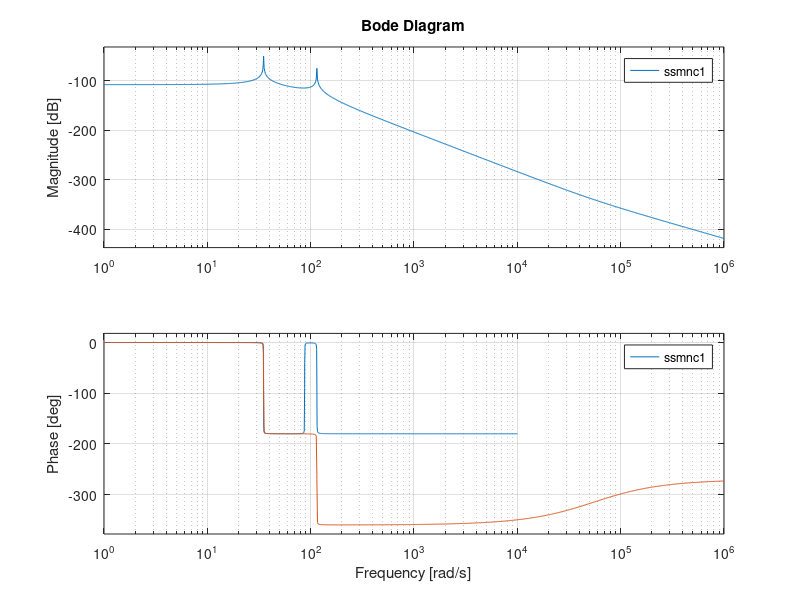

The MATLAB script that drew this image: (Note: this script raises an error after producing the figure.)
% Divide into 4 sections: 
% 1- no ref. tracking, only stability analysis for both collocated and
% non-colloated transfers - design compensator and notch filters for
% loop-shaping. this was indeed sections 1 and 2 
% sections 3 and 4: we have ref. tracking; then only focus on collocated
% (you can still define noncollocated wuth distrurbance at m1 and trasnfer
% measurement/assesment and ctrl designer at m2) but not worth the time and
% energy for now. So 3 and 4 are: do ref. tracking + notch or ref. tracking
% + compensator. of course for ref. tracking we need controllers + step
% response ... along with stability in bode/nyquist/root locus ...
% KEEP IT SIMPLE 
clc; 
clear all;
close all; 
m1 = 118;
m2 = 72;
k1 = 25e4;
k2 = 55e4; 
wn1_calc = sqrt(k1/m1)
wn2_calc = sqrt(k2/m2)
zeta1 = 1e-3;% 5e-5;
zeta2 = 8e-4;%25e-6;
ccr1 = 2*sqrt(k1*m1);
ccr2 = 2*sqrt(k2*m2);
c1 = zeta1*ccr1;
c2 = zeta2*ccr2; 

wca1 = sqrt(k1/(m1+m2)) % as rigid body mode freq. 
wca2 = sqrt(k2/m2) % as anti-resonance freq.
wca3 = sqrt(k2/(m1*m2/(m1+m2))) % as the second pole resonane there is 180 degrees of phase shift 

A_ss1 = [0, 1, 0, 0;
-(k1+k2)/m1, -(c1+c2)/m1, k2/m1, c2/m1; 
0, 0, 0, 1;
k2/m2, c2/m2, -k2/m2, -c2/m2]
B_ss1 = [0;
1/m1;
0;
0];
C_ss1 = [1, 0, 0, 0];
C_ssnc1 = [0, 0, 1, 0]; % Non-collocated measurement 
D_ss1 = 0; 

ssm1 = ss(A_ss1, B_ss1, C_ss1, D_ss1) % mss stnads for state-space model; both disturbance and measurement at m1 - Collocated transfer
ssmnc1 = ss(A_ss1, B_ss1, C_ssnc1, D_ss1) % mss stnads for state-space model; disturbance is at m1 and measurement at m2 - Non-colloate transfer
tfm1 = tf(ssm1)
tfmnc1 = tf(ssmnc1)

figure(1) 
bode(ssm1);
grid on 
hold on 
bode(ssmnc1);


[respm1, woutm1] = freqresp(ssm1);% frequency response by manual calc using: freqresp built-in fcn 
figure(2)
loglog(woutm1, abs(squeeze(respm1(1, 1, :))))
grid on;
figure(3)
semilogx(woutm1, angle(squeeze(respm1(1, 1, :))))
grid on;

%Notch Filtering - which is also a type of loop-shaping 
% Notch is also called: Band-Stop - Customized
wcnotch1 = 35; % Location of Notch. Notch cutoff / corner freq.
zetanotch1 = 0.01; % Depth of Notch - bigger value ends up in blunt/dull deptth
anotch1 = 0.05; % Width of Notch - bigger value ends up in narrower filter  
notchtfp1 = tf([1, 2*zetanotch1*wcnotch1, wcnotch1^2], [0, 0, wcnotch1^2]);
notchtfp2 = tf([0, 0, anotch1*wcnotch1], [1, anotch1*wcnotch1]);
notchtfp3 = tf([0, 0, wcnotch1/anotch1], [1, wcnotch1/anotch1]);
notchtfres1 = notchtfp1*notchtfp2*notchtfp3;% series(notchtfp1, notchtfp2, notchtfp3); 
% second formula for Notch filter - customized formula  
zetanotchnu = 0.2; % first of all; the numerator zeta should always be smaller than the denominator zeta;
% the bigger the difference, the deepe the notch!
zetanotchnures1nc = 0.0005; % for noncollocated resonance 1- using the same notch for the 2nd resonance 
zetanotchde = 0.1;
zetanotchderes1nc = 0.2; % for the noncolloated 
notchtf2 = tf([1, 2*zetanotchnu*wcnotch1, wcnotch1^2], [1, 2*zetanotchde*wcnotch1, wcnotch1^2]);
notchtf2res1nc = tf([1, 2*zetanotchnures1nc*wcnotch1, wcnotch1^2], [1, 2*zetanotchderes1nc*wcnotch1, wcnotch1^2]);

% Notch is also called: Band-Stop - Customized for 2nd resonance 
wcnotch2 = 115; % Location of Notch. Notch cutoff / corner freq.
zetanotch2 = 1e-3; % Depth of Notch - bigger value ends up in blunt/dull deptth
anotch2 = 0.002; % Width of Notch - bigger value ends up in narrower filter  
notchtfp21 = tf([1, 2*zetanotch2*wcnotch2, wcnotch2^2], [0, 0, wcnotch2^2]);
notchtfp22 = tf([0, 0, anotch2*wcnotch2], [1, anotch2*wcnotch2]);
notchtfp23 = tf([0, 0, wcnotch2/anotch2], [1, wcnotch2/anotch2]);
notchtfres21 = notchtfp21*notchtfp22*notchtfp23;% series(notchtfp1, notchtfp2, notchtfp3); 

notchtfall1 = notchtfres1 *  notchtfres21
notchtfall2 = notchtf2res1nc * notchtfres21

figure(4)
bode(notchtfall1)
hold on 
bode(notchtfall2)
grid on
hold off
% %legend('Customized notches', 'Standard notch and Customized notch', 'FontSize', 14)

% tfm1notchesCOL = tfm1 * notchtfall1 % tf for model 1 with notches Collocated measurement 
tfm1notchesCOL = tfm1 * notchtfall2 % tf for model 1 with notches Collocated measurement 
tfm1notchesNC = tfmnc1 * notchtfall2 % tf for model 1 with notches Non-Collocated measurement

figure(5)
bode(tfm1)
hold on 
bode(tfmnc1)
hold on 
bode(tfm1notchesCOL)
grid on 
hold on 
bode(tfm1notchesNC)
hold off
% %legend({'Freq. Resp. Collocated without notches', ...
%     'Freq. Resp. Non-Collocated without notches', 'Freq. Resp. Collocated with Customized Notches', ...
%     'Freq. Resp. Non-Collocated with Customized Notches'}, 'FontSize', 14)
% some notes: tuning the notch is also hard 

%% Section / project 3 (with ref. tracking and only collocated transfers) 
% BW is terrible idk, so go for Control1.m and look at the new design
% section and that is the project in there with good BW. 
m1 = 32;
m2 = 5;
k1 = 1e6;
k2 = 1e4; 
wn1_calc = sqrt(k1/m1)
wn2_calc = sqrt(k2/m2)
zeta1 = 5e-3;% 5e-5;
zeta2 = 25e-4;%25e-6;
ccr1 = 2*sqrt(k1*m1);
ccr2 = 2*sqrt(k2*m2);
c1 = zeta1*ccr1;
c2 = zeta2*ccr2;
m3 = 2.5; % mass of the spring added to the k2 
k3 = 1e9; % this way we shift the next res. freq. to very high values making 
% the sys as a ONE Rigid Body Mass 
mtot = m1+m2+m3;
A_ss2 = [0, 1;
-(k1+k2+k2)/mtot, -(c1+c2)/mtot] 
B_ss2 = [0;
1/mtot];
C_ss2 = [1, 0];
C_ssnc = [1, 0]; % Non-collocated measurement 
D_ss2 = 0; 
wca3 = sqrt(k1/mtot) 

ssm2 = ss(A_ss2, B_ss2, C_ss2, D_ss2) % mss stnads for state-space model

figure(22)
step(ssm2)
title('Note: this is Open loop step wo any ctrl ...')
xlim([0, 10]);
grid on 
StepInfossm2 = stepinfo(ssm2)
% No need to use pidTuner . I will tune the pid with editor command 
tfm2 = tf(ssm2)
% Design a notch for suppressing the peak at res freq. otherwise it can
% make sys unstable 
wcnotchss2 = 161; % Location of Notch. Notch cutoff / corner freq.
zetanotchss2 = 0.005; % Depth of Notch - bigger value ends up in blunt deptth
anotchss2 = 0.01; % Width of Notch - bigger value ends up in narrower filter  
notchtfp1ss2 = tf([1, 2*zetanotchss2*wcnotchss2, wcnotchss2^2], [0, 0, wcnotchss2^2]);
notchtfp2ss2 = tf([0, 0, anotchss2*wcnotchss2], [1, anotchss2*wcnotchss2]);
notchtfp3ss2 = tf([0, 0, wcnotchss2/anotchss2], [1, wcnotchss2/anotchss2]);
notchtfss2 = notchtfp1ss2*notchtfp2ss2*notchtfp3ss2;% series(notchtfp1, notchtfp2, notchtfp3); 

tfmnotchss2 = tfm2* notchtfss2;

tfcpid2 = pid(1e4, 5e6, 1e2);
tfcpid2 = pid(1e6, 5e6, 1e4);
tfcpid2 = pid(1e7, 5e6, 0); % more than 1e7 due to sat. limits on the mot is not
% possible. and also i increased BW as much as possible by increasing the
% Kp to have good BW then design compensators to address the bad ts
oltfm2notchpid = tfm2* notchtfss2*tfcpid2; 

figure(23) 
bode(ssm2) 
grid on 
hold on 
bode(tfmnotchss2) 
hold on 
bode(oltfm2notchpid) 
hold off 
% %legend({'New design MSD', 'MSD with Notch Filter', 'MSD with Notch and PID CTRL'}, 'FontSize', 16)

[Gmarss2, Pmarss2, WcroGss2, WcroPss2] = margin(oltfm2notchpid)
% recap: do all stability analysis like on bode / nyquist / Root Locus on OL and time
% response with Mp,ess, ts ... on CL 
cltfm2notchpid = feedback(oltfm2notchpid, 1, -1);
cltfm2notch = feedback(tfmnotchss2, 1, -1);
cltfm2 = feedback(tfm2, 1, -1);
figure(24)
step(cltfm2)
xlim([0, 10])
grid on 
hold on 
step(cltfm2notch)
hold on 
step(cltfm2notchpid)
% %legend({'new design', 'new design with notch', 'new design with Notch and PID'}, 'FontSize', 14)

[ycltfm2, tcltfm2] = step(cltfm2, 10);
[ycltfm2notch, tcltfm2notch] = step(cltfm2notch, 10);
[ycltfm2notchpid, tcltfm2notchpid] = step(cltfm2notchpid, 10);
essm2Per = (ycltfm2(end) - 1)*100
essm2notchPer = (ycltfm2notch(end) -1)*100 
essm2notchpidPer = (ycltfm2notchpid(end) -1)*100

SIAll1 = stepinfo(cltfm2)
SIAll2 = stepinfo(cltfm2notch)
SIAll3 = stepinfo(cltfm2notchpid)   % step info for all second design 
% Kp alone is terrible in ref track with significant e_ss so add I t oget
% rid of the offset 
% you can sue the pidTuner app but be very careful and import only and only
% CLTF  tfm2* notchtfss2;
save('tfm2.mat', 'tfm2')
save('notchtfss2.mat', 'notchtfss2')
% Sensitivity
Senoltfm2 = 1 / (1+ssm2)
Senoltfm2notch = 1 / (1+tfmnotchss2)
Senoltfm2notchpid = 1 / (1+oltfm2notchpid)
figure(241)
bode(Senoltfm2);
grid on 
hold on 
bode(Senoltfm2notch);
hold on 
bode(Senoltfm2notchpid);
hold off
% %legend({'Sensitivity of new design', 'Sensitivity of  new design with notch', 'Sensitivity of  new design with Notch and PID'}, 'FontSize', 14)
figure(242)
bode(Senoltfm2);
grid on 
% controlSystemDesigner(oltfm2notchpid) 
% pidTuner(oltfm2notchpid) % useless!!! unless you check for Bode only BUT NOT the stpe time 
% Does not need any compensators ... well design a compensator when you do
% not have any reference tracking ... 
% but indeed worked with pid as well so we can now design a compensator or
% better do fine-tuning on the pid 
Senss2 = 1 / (1+oltfm2notchpid)
figure(25)
bode(Senss2)
title("Sensitivity of 2nd Design - Accepetable Value of Sen is: mMAX of 5 dB ")
grid on 
figure(26)
rlocus(oltfm2notchpid)
grid on 
figure(27)
nyquist(oltfm2notchpid)
grid on 
%% I found it. man!!! small mass works for better BW --- still NOT???!!! 
m31 = 1; 
% m3 = 13.2
% m3 = 1; 
k31 = 1e6;
%k3 = 1e8; 
w31 = sqrt(k31/m31)
ccr31 = 2*sqrt(k31*m31)
zeta31 = 0.005
%zeta31 = 2.664e-3
c31 = zeta31*ccr31

Ass31 = [0, 1; -k31/m31, -c31/m31];
Bss31 = [0; 1/m31];
Css31 = [1, 0];
Dss31 = 0;
ssm31 = ss(Ass31, Bss31, Css31, Dss31)
tfm31 = tf(ssm31)
% Notch filter design for better 
tfm31 = 1e0*tfm31

figure(15)
bode(tfm31)
grid on 

figure(16)
nyquist(tfm31)
grid on 

figure(17)
rlocus(tfm31)
grid on 
% first design notch to supress the internal dynamics for stability
% purposes 
% Notch is also called: Band-Stop - Customized
wcnotch31 = w31; % Location of Notch. Notch cutoff / corner freq.
zetanotch31 = 2e-3; % Depth of Notch - bigger value ends up in blunt/dull deptth
zetanotch31 = 5e-3; 
anotch31 = 0.05; % Width of Notch - bigger value ends up in narrower filter  
anotch31 = 1e-2;
notchtfp311 = tf([1, 2*zetanotch31*wcnotch31, wcnotch31^2], [0, 0, wcnotch31^2]);
notchtfp321 = tf([0, 0, anotch31*wcnotch31], [1, anotch31*wcnotch31]);
notchtfp331 = tf([0, 0, wcnotch31/anotch31], [1, wcnotch31/anotch31]);

notchtfall31 = notchtfp311 *  notchtfp321 * notchtfp331
tfm31notch = tfm31 *  notchtfall31

figure(18)
bode(tfm31)
hold on 
bode(tfm31notch)
hold off
% %legend({'Model 3 without notch', 'Model 3 with Notch Filter - Loop-Shaping'}, 'FontSize', 14)
grid on

% tfpidm31 = pid(1e1, 5e6, 0)
tfpidm31 = pid(2045183, 0, 0)
tfm31pid = tfm31 * tfpidm31
tfm31notchpid = tfm31 *  notchtfall31 * tfpidm31
% Very important: too much strong and deep / steep notch will reduce BW
% which is BAD for ref. tracking. for stability analysis only that is okay
% but ...
% Be careful as pidTuner app shows open loop step fcn but we scrutinize the
% closed lop tf 
% Note: step response with notch is better in terms of stability and less
% oscillations but of course not good ref. tracking. for ref. tracking you
% have to do: ctrl with big kp - in pidTuner app; interestingly easily by
% increasin kp it will become unstable - now i have BW issue, bw is low !!!
% increasing Kp is also not very effective and BW does not have an explicit
% formula to do compensation design ...
% for bode oltf for step cltf
cltfm31 = feedback(tfm31, 1, -1)
cltfm31notch = feedback(tfm31notch, 1, -1)
cltfm31pid = feedback(tfm31pid, 1, -1)
cltfm31notchpid = feedback(tfm31notchpid, 1, -1)
figure(20)
step(cltfm31)
hold on 
step(cltfm31notch)
hold on 
step(cltfm31pid)
hold on
step(cltfm31notchpid)
hold off
grid on 
%legend({'Model 3 without notch', 'Model 3 with Notch Filter - Loop-Shaping', ...
    %'Model 3 without Notch but With PID', 'Model 3 with Notch and PID'}, 'FontSize', 14)
xlim([0, 10])
ylim([0, 1.25])

figure(21)
bode(cltfm31)
hold on 
bode(cltfm31notch)
hold on 
bode(cltfm31pid)
hold on
bode(cltfm31notchpid)
hold off
grid on 
%legend({'Model 3 without notch', 'Model 3 with Notch Filter - Loop-Shaping', ...
 %   'Model 3 without Notch but With PID', 'Model 3 with Notch and PID'}, 'FontSize', 14)

%% Section / project 4 - reference tracking with controller with compensator instead of notch filter for loop-shaping 
%% Section / project 3 (with ref. tracking and only collocated transfers) 
% BW is terrible idk, so go for Control1.m and look at the new design
% section and that is the project in there with good BW. 
m41 = 32;
m42 = 5;
k41 = 1e6;
k42 = 1e4; 
wn41_calc = sqrt(k41/m41)
wn42_calc = sqrt(k42/m42)
zeta41 = 5e-3;% 5e-5;
zeta42 = 25e-4;%25e-6;
ccr41 = 2*sqrt(k41*m41);
ccr42 = 2*sqrt(k42*m42);
c41 = zeta41*ccr41;
c42 = zeta42*ccr42;
m43 = 2.5; % mass of the spring added to the k2 
k43 = 1e9; % this way we shift the next res. freq. to very high values making 
% the sys as a ONE Rigid Body Mass 
mtot4 = m41+m42+m43;
A_ss42 = [0, 1;
-(k41+k42+k42)/mtot4, -(c41+c42)/mtot4] 
B_ss42 = [0;
1/mtot4];
C_ss42 = [1, 0];
C_ssnc4 = [1, 0]; % Non-collocated measurement 
D_ss42 = 0; 
wca43 = sqrt(k41/mtot4) 

ssm42 = ss(A_ss42, B_ss42, C_ss42, D_ss42) % mss stnads for state-space model

figure(41)
step(ssm42)
title('Note: this is Open loop step wo any ctrl ...')
xlim([0, 10]);
grid on 
StepInfossm42 = stepinfo(ssm42)
% No need to use pidTuner . I will tune the pid with editor command 
tfm42 = tf(ssm42)
% Design a notch for suppressing the peak at res freq. otherwise it can
% make sys unstable 
wcnotchss42 = 161; % Location of Notch. Notch cutoff / corner freq.
zetanotchss42 = 0.005; % Depth of Notch - bigger value ends up in blunt deptth
anotchss42 = 0.01; % Width of Notch - bigger value ends up in narrower filter  
notchtfp1ss42 = tf([1, 2*zetanotchss42*wcnotchss42, wcnotchss42^2], [0, 0, wcnotchss42^2]);
notchtfp2ss42 = tf([0, 0, anotchss42*wcnotchss42], [1, anotchss42*wcnotchss42]);
notchtfp3ss42 = tf([0, 0, wcnotchss42/anotchss42], [1, wcnotchss42/anotchss42]);
notchtfss42 = notchtfp1ss42*notchtfp2ss42*notchtfp3ss42;% series(notchtfp1, notchtfp2, notchtfp3); 

tfmnotchss42 = tfm42* notchtfss42;

%tfcpid42 = pid(1e4, 5e6, 1e2);
%tfcpid42 = pid(1e6, 5e6, 1e4);
%tfcpid42 = pid(1e7, 5e6, 0);
tfcpid42 = pid(1e3, 0, 0); % more than 1e7 due to sat. limits on the mot is not
% possible. and also i increased BW as much as possible by increasing the
% Kp to have good BW then design compensators to address the bad ts
oltfm42notchpid = tfm42* notchtfss42*tfcpid42; 
oltfm42pid = tfm42 * tfcpid42; 

figure(42) 
bode(ssm42) 
grid on 
hold on 
bode(tfmnotchss42) 
hold on 
bode(oltfm42notchpid) 
hold on 
bode(oltfm42pid) 
hold off 
%legend({'New design MSD', 'MSD with Notch Filter', 'MSD with Notch and P CTRL' ...
   % 'MSD with PID CTRL only'}, 'FontSize', 16)

[Gmarss42, Pmarss42, WcroGss42, WcroPss42] = margin(oltfm42pid)
% recap: do all stability analysis like on bode / nyquist / Root Locus on OL and time
% response with Mp,ess, ts ... on CL 
cltfm42notchpid = feedback(oltfm42notchpid, 1, -1);
cltfm42notch = feedback(tfmnotchss42, 1, -1);
cltfm42 = feedback(tfm42, 1, -1);
cltfm42pid = feedback(oltfm42pid, 1, -1);
figure(44)
step(cltfm42notchpid)
xlim([0, 10])
grid on 
hold on 
step(cltfm42notch)
hold on 
step(cltfm42)
hold on 
step(cltfm42pid)
%legend({'new design with Notch and P', 'new design with notch', 'new design', 'new design with p ctrl only'}, 'FontSize', 14)

SIAll = stepinfo(cltfm42pid)   % step info for all second design 
% Kp alone is terrible in ref track with significant e_ss so add I t oget
% rid of the offset 
% you can sue the pidTuner app but be very careful and import only and only
% CLTF  tfm2* notchtfss2;
% save('tfm2.mat', 'tfm2')
% save('notchtfss2.mat', 'notchtfss2')

% controlSystemDesigner(oltfm2notchpid) 
% pidTuner(oltfm2notchpid) % useless!!! unless you check for Bode only BUT NOT the stpe time 
% Does not need any compensators ... well design a compensator when you do
% not have any reference tracking ... 
% but indeed worked with pid as well so we can now design a compensator or
% better do fine-tuning on the pid 
Senss42 = 1 / (1+cltfm42pid)
figure(45)
bode(Senss42)
title("Sensitivity of 2nd Design - Accepetable Value of Sen is: mMAX of 5 dB ")
grid on 
figure(46)
rlocus(cltfm42pid)
grid on 
figure(47)
nyquist(cltfm42pid)
grid on 
% at the end decided to go for a desgin from the Ogata book 

%% project 4 / section 4 
% model of DC motor
m5 = 1; 
k5 = 10;
k5 = 0;
c5 = 1; 
ccr5 = 2*sqrt(k5*m5)
zeta5 = c5/ccr5
zeta5 = 0.1581; % by root locus or complex plane method as this is not a mass-spring-damper 
wn5 = sqrt(k5/m5)
wn5 = 3.1623; 
wd5 = wn5*sqrt(1-zeta5^2)
kp5=4;
kp5=10; 
Ass5 = [0, 1; -k5/m5, -c5/m5];
Bss5 = [0; 1/m5];
Css5 = [1, 0];
Dss5=0;
ssm5 = ss(Ass5, Bss5, Css5, Dss5)
tfm5 = tf(ssm5)
figure(511)
step(tfm5)
grid on 
att5 = zeta5*wn5; 
ts5 = 4/att5 % setling time with 2% criteria (3% criteria is: 3/att) - performanc ecriteria 
Mp5 = 100*exp((-zeta5*pi)/(sqrt(1-zeta5^2))) % overshoot criteria for stability and robustness as the complementaroy level for stability  
Dests5 = 2.6667; 
DesMp5 = 16.3034;
syms zetaG
MpG = 100*exp((-zetaG*pi)/(sqrt(1-zetaG^2))) % General formula for overshoot 
zetaF  = solve( MpG == 16.3034 , zetaG)
% if zetaF > 0 
%     zetaF = zetaF
% end
Deszeta5 = double(abs(zetaF(1,1)))
Deswn5 = 4/(Dests5*Deszeta5)
Desatt5 = Deszeta5*Deswn5
Deswd5 = Deswn5*sqrt(1-Deszeta5^2)
% from desired performance and staility criteria (desired ts and Mp; find
% the desired damping ratio and the undamped natural freq, from these find
% the desired cl poles locations, sketch on root-locus, find the angle
% deficiency which needs to be contributed by the lead C., then both params
% are determined here, how? 2 methods: geometric approach bi-sections, and
% locate zero of lead c somehow to cancel out the pole of the plant tf. afterwards check the ma
% magnitude condition to find the Kc gain of the compenasator. find the
% param of the lag c by static velocity error constnat., also do sanity check on angle and
% magnitude of the lag to be small than 5 degrees and mag around 1. and
% lastly choose the last par of the lag somehow to meet the angle condition
% and magnitude condition of the lag c. 
DesS51 = -Desatt5 + 1j*Deswd5;
DesS52 = -Desatt5 - 1j*Deswd5;
beta5 = rad2deg(acos(Deszeta5))
% angle Deficiency - thisis is exape at page 336 pgata note that the plant
%  has Kp or proportional controller as well 
tfpid5 = pid(kp5, 0, 0)
tfm5pid5 = tfm5 * tfpid5
angletfm5atDesS51 = rad2deg(angle(evalfr(tfm5pid5, DesS51))) 
angleDef5 = 180-angletfm5atDesS51
% note if angle def is > 90, you need multiple lead C 
LeCZloc5 = Deswn5 * (sin(deg2rad(beta5-angleDef5/2)) / sin(deg2rad(180-beta5-(beta5-angleDef5/2))))
LeCPloc5 = Deswn5 * (sin(deg2rad(beta5+angleDef5/2)) / sin(deg2rad(180-beta5-(beta5+angleDef5/2))))
% do magnitude condition to find the KComp
tfLeadComp = tf([1, LeCZloc5], [1, LeCPloc5])
tfolm5pidleadc = tfm5 * tfpid5 * tfLeadComp
KComp = 1 / abs((evalfr(tfolm5pidleadc, DesS51)))
% Now it's about the time to find the lag c
% static velocity error constant 
% but I go with static position error constant 
currentSPEC = (k5-kp5) / k5 % is zero 
% tfLeadComp = KComp*tf([1, LeCZloc5], [1, LeCPloc5])
tfolm5pidleadc = tfm5 * tfpid5 * tfLeadComp
tfclm5pidleadc = feedback(tfolm5pidleadc, 1, -1)
figure(512)
step(tfclm5pidleadc)
grid on 
% there is offset - steady-state error so we need lag c to address this and
% improve steady-state behavior 
tfLagComp = tf([1, 0.2], [1, 0.2*1.5])
tfolm5pidleadlagc = tfm5 * tfpid5 * tfLeadComp * tfLagComp
tfclm5pidleadlagc = feedback(tfolm5pidleadlagc, 1, -1)
figure(513)
step(tfclm5pidleadlagc)
tfclm5 = feedback(tfm5, 1, -1);
tfclm5pid5 = feedback(tfm5pid5, 1, -1)
figure(514)
step(tfclm5)
hold on 
step(tfclm5pid5)
hold on 
step(tfclm5pidleadc)
hold on
step(tfclm5pidleadlagc)
hold off
grid on
%legend({'mass-damper/DC motor', 'plant with proportional', 'plant with Kp with Lead C',...
   % 'plant with Kp with Lead-Lag C'}, 'FontSize', 14)

%%%% HOORAAAAAA it worked 
% so for mass-damper system which is equaivalent to DC motor, compensator
% with Kp proportional ctrl worked for ref tracking along with better
% performance criteria. (only difference is to find the undamped frequency and dampin
% g ratio from complex plane). 
%note lead zero and pole should be as far as possible from each other to
%change the tf as much as possible to imrpve transients and lag zero and
%pole should be very close to each other to make it less changed in
%transients but to change the offset amuch as pssible 
% only focus on the examples provided by Ogata only 
figure(515)
bode(tfm5)
hold on 
bode(tfm5pid5)
hold on 
bode(tfolm5pidleadc)
hold on
bode(tfolm5pidleadlagc)
hold off
grid on
%legend({'mass-damper/DC motor', 'plant with proportional', 'plant with Kp with Lead C',...
  %  'plant with Kp with Lead-Lag C'}, 'FontSize', 14)
% So I was able to apply lead lag c on proportional ctrl for mass-damper or
% dc motor ref tracking!!! HPOOOOOOORAAAAAAAA
% ***** Unit-Step Response of Compensated and Uncompensated Systems *****
num1 = [12.287 23.876];
den1 = [1 5.646 16.933 23.876];
num2 = [9];
den2 = [1 3 9];
num = [10];
den = [1 1 10];
t = 0:0.05:5;
c1 = step(num1,den1,t);
c2 = step(num2,den2,t);
c = step(num,den,t);
figure(55)
plot(t,c1,'-',t,c2,'.',t,c,'x')
grid on 
%legend({'Compensated System - Method: Geometry/Trigonometry', 'Compensated System - ...' ...
 %   'Method: Zero/Pole Cancelation by Lead C', 'Uncompensated System'}, 'FontSize', 12)
title('Unit-Step Responses of Compensated Systems and Uncompensated System')
xlabel('t Sec')
ylabel('Outputs c1, c2, and c')
text(1.51,1.48,'Compensated System (Method 1)')
text(0.9,0.48,'Compensated System (Method 2)')
text(2.51,0.67,'Uncompensated System')
% in sohrt; wo/ kp no ref tracking, wo/ ki no 0 offset. with both of them
% very complicated and not good idea to add comp. so go with dc motor
% models like mass-damper and no sppring, find wn and zeta rom the
% root-locus 
